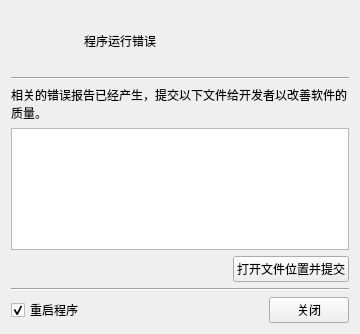
<?xml version="1.0" encoding="UTF-8"?>
<ui version="4.0">
 <class>BugReport</class>
 <widget class="QWidget" name="BugReport">
  <property name="geometry">
   <rect>
    <x>0</x>
    <y>0</y>
    <width>360</width>
    <height>334</height>
   </rect>
  </property>
  <property name="minimumSize">
   <size>
    <width>360</width>
    <height>300</height>
   </size>
  </property>
  <property name="windowTitle">
   <string>错误反馈</string>
  </property>
  <layout class="QVBoxLayout" name="verticalLayout">
   <item>
    <widget class="QWidget" name="title_widget" native="true">
     <property name="minimumSize">
      <size>
       <width>0</width>
       <height>60</height>
      </size>
     </property>
     <layout class="QHBoxLayout" name="horizontalLayout_3" stretch="0,1">
      <property name="spacing">
       <number>24</number>
      </property>
      <item>
       <widget class="QLabel" name="label_logo">
        <property name="minimumSize">
         <size>
          <width>40</width>
          <height>40</height>
         </size>
        </property>
        <property name="styleSheet">
         <string notr="true">image: url(:/logo.ico);</string>
        </property>
        <property name="text">
         <string/>
        </property>
        <property name="alignment">
         <set>Qt::AlignCenter</set>
        </property>
       </widget>
      </item>
      <item>
       <widget class="QLabel" name="label_title">
        <property name="text">
         <string>程序运行错误</string>
        </property>
       </widget>
      </item>
     </layout>
    </widget>
   </item>
   <item>
    <widget class="Line" name="line">
     <property name="orientation">
      <enum>Qt::Horizontal</enum>
     </property>
    </widget>
   </item>
   <item>
    <widget class="QLabel" name="label_guidance">
     <property name="text">
      <string>相关的错误报告已经产生，提交以下文件给开发者以改善软件的质量。</string>
     </property>
     <property name="wordWrap">
      <bool>true</bool>
     </property>
    </widget>
   </item>
   <item>
    <widget class="QListView" name="file_list"/>
   </item>
   <item>
    <layout class="QHBoxLayout" name="horizontalLayout_4">
     <item>
      <spacer name="horizontalSpacer_2">
       <property name="orientation">
        <enum>Qt::Horizontal</enum>
       </property>
       <property name="sizeHint" stdset="0">
        <size>
         <width>40</width>
         <height>20</height>
        </size>
       </property>
      </spacer>
     </item>
     <item>
      <widget class="QPushButton" name="btn_open">
       <property name="text">
        <string>打开文件位置并提交</string>
       </property>
      </widget>
     </item>
    </layout>
   </item>
   <item>
    <widget class="Line" name="line_2">
     <property name="orientation">
      <enum>Qt::Horizontal</enum>
     </property>
    </widget>
   </item>
   <item>
    <layout class="QHBoxLayout" name="horizontalLayout_2">
     <item>
      <widget class="QCheckBox" name="checkboxEx_restart">
       <property name="text">
        <string>重启程序</string>
       </property>
       <property name="checked">
        <bool>true</bool>
       </property>
      </widget>
     </item>
     <item>
      <spacer name="horizontalSpacer">
       <property name="orientation">
        <enum>Qt::Horizontal</enum>
       </property>
       <property name="sizeHint" stdset="0">
        <size>
         <width>40</width>
         <height>20</height>
        </size>
       </property>
      </spacer>
     </item>
     <item>
      <widget class="QPushButton" name="btn_close">
       <property name="text">
        <string>关闭</string>
       </property>
      </widget>
     </item>
    </layout>
   </item>
  </layout>
 </widget>
 <resources>
  <include location="bugreport.qrc"/>
 </resources>
 <connections/>
</ui>
